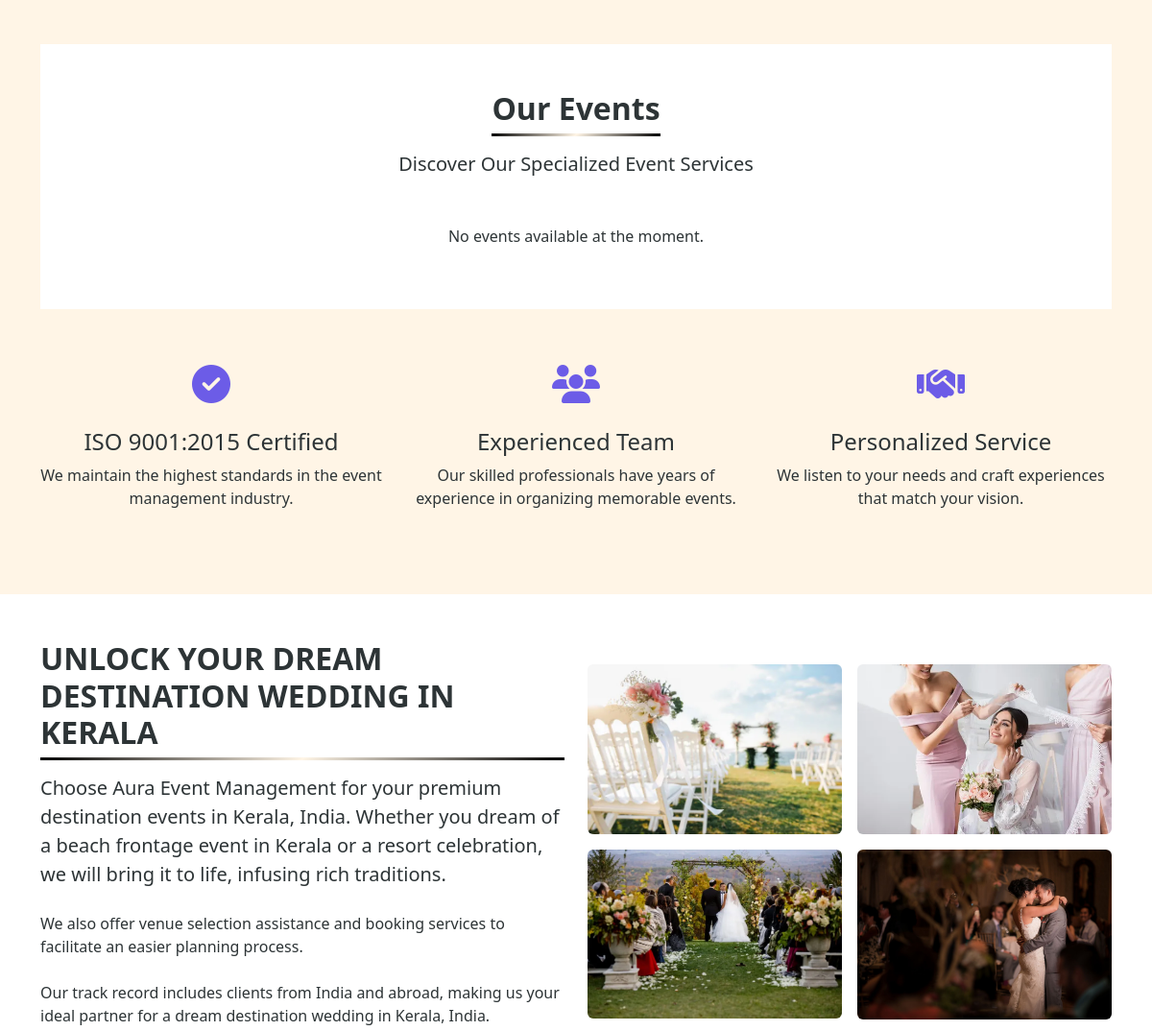
Before: / (middle part) with the older database file.
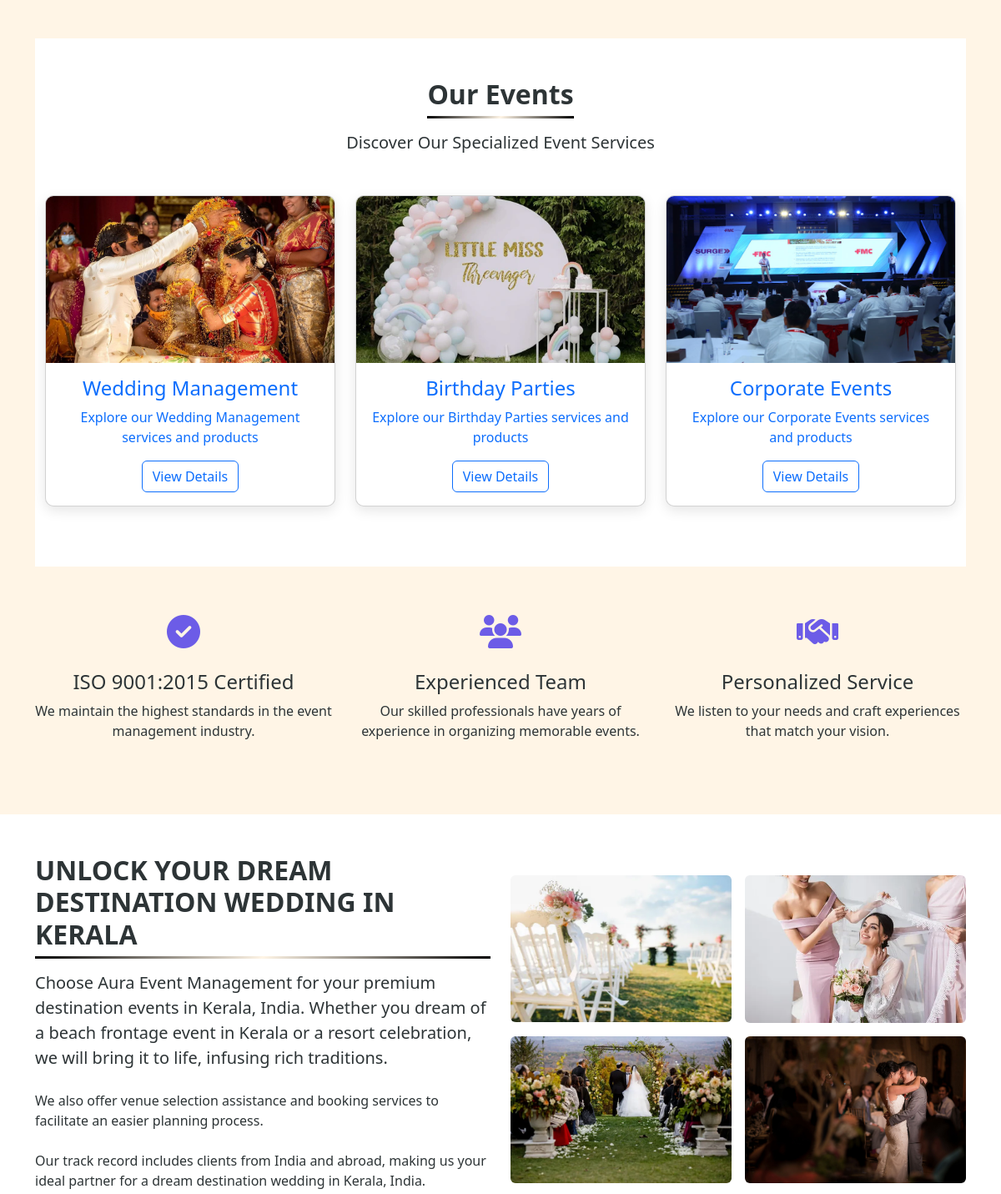
After: the same page with the newer database file.
### Aura/models.py (models this page shows, shortened)
class event(models.Model):
    name = models.CharField(max_length=250)

class Product(models.Model):
    name= models.CharField(max_length=250)
    price= models.FloatField()
    image= models.ImageField(upload_to='product/')
    image1 = models.ImageField(upload_to='path/to/upload/', null=True, blank=True)
    image2 = models.ImageField(upload_to='path/to/upload/', null=True, blank=True)
    image3 = models.ImageField(upload_to='path/to/upload/', null=True, blank=True)
    image4 = models.ImageField(upload_to='path/to/upload/', null=True, blank=True)
    description= models.TextField()
    location=models.TextField()
    event= models.ForeignKey(event, on_delete=models.CASCADE,null=True)
    capacity=models.TextField()

### Aura/views.py (the view)
# urls.py: path('', views.home, name='home'),
def home(request):
    events = event.objects.all()
    return render(request, 'home.html', {'events': events})

### Aura/templates/home.html (shortened to what the changed rows need)
{% load static %}
<!DOCTYPE html>
<html lang="en">
<head>
    <link href="https://cdn.jsdelivr.net/npm/bootstrap@5.3.0-alpha1/dist/css/bootstrap.min.css" rel="stylesheet">
    <link rel="stylesheet" href="https://cdn.jsdelivr.net/npm/bootstrap-icons@1.10.3/font/bootstrap-icons.css">
    <link href="https://cdnjs.cloudflare.com/ajax/libs/bootstrap/5.3.0/css/bootstrap.min.css" rel="stylesheet">
    <link href="https://cdnjs.cloudflare.com/ajax/libs/font-awesome/6.4.0/css/all.min.css" rel="stylesheet">
</head>
<body>
  <section id="Events" class="py-5">
      <div class="container">
<section id="events" class="py-5 bg-white">
    <div class="container">
        <div class="text-center mb-5">
            <h2 class="section-title">Our Events</h2>
        </div>
        <div class="row g-4">
            {% for event_item in events %}
                <div class="col-md-4 mb-4">
                    <div class="card event-card">
                        <a href="{% url 'event_detail' event_item.id %}">
                            <div class="card-img-container">
                                {% if event_item.image %}
                                    <img src="{{ event_item.image.url }}" alt="{{ event_item.name }}" class="card-img-top">
                                {% elif event_item.product_set.first.image %}
                                    <img src="{{ event_item.product_set.first.image.url }}" alt="{{ event_item.name }}" class="card-img-top">
                                {% else %}
                                    <img src="{% static 'photos/event-placeholder.jpg' %}" alt="{{ event_item.name }}" class="card-img-top">
                                {% endif %}
                            </div>
                            <div class="card-body text-center">
                                <h4 class="card-title">{{ event_item.name }}</h4>
                                {% if event_item.description %}
                                    <p class="card-text">{{ event_item.description }}</p>
                                {% else %}
                                    <p class="card-text">Explore our {{ event_item.name }} services and products</p>
                                {% endif %}
                                <div class="mt-3">
                                    <span class="btn btn-outline-primary">View Details</span>
                                </div>
                            </div>
                        </a>
                    </div>
                </div>
            {% empty %}
                <div class="col-12 text-center">
                    <p>No events available at the moment.</p>
                </div>
            {% endfor %}
        </div>
    </div>
</section>
      </div>
  </section>
  <section id="weddings" class="py-5 bg-white">
      <div class="container">
          <div class="row align-items-center">
              <div class="col-lg-6 mb-4 mb-lg-0">
                  <h2 class="section-title">UNLOCK YOUR DREAM DESTINATION WEDDING IN KERALA</h2>
              </div>
          </div>
      </div>
  </section>
</body>
</html>

Changed rows visible on the page:
added event: product_set.first.image (picture), name "Wedding Management"
added event: product_set.first.image (picture), name "Birthday Parties"
added event: product_set.first.image (picture), name "Corporate Events"
Other visible differences:
text no longer shown: "No events available at the moment."
